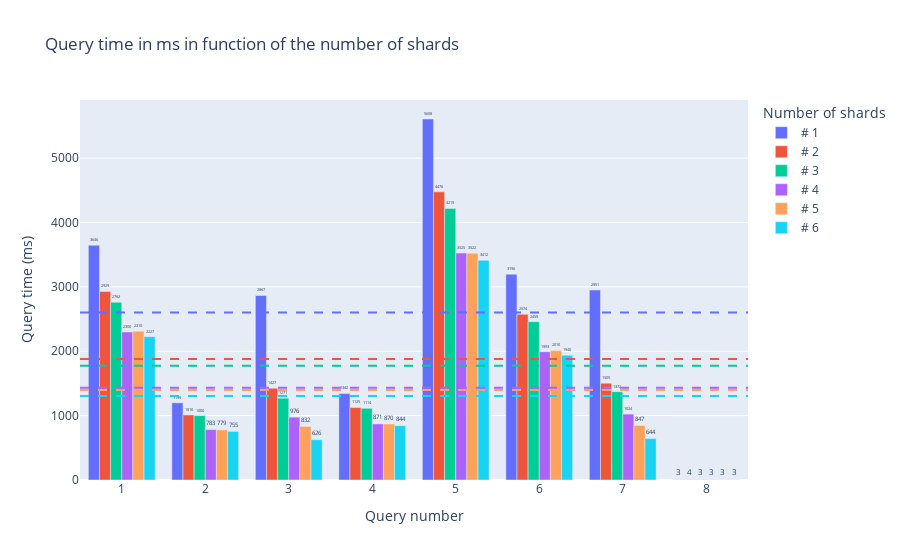

Source (notebook cell):
### Markdown cell above
# Plot shards / query

### Code cell
# Plot the results as a side by side bar chart
# Set fig size
plt.rcParams['figure.figsize'] = [10, 15]
fig = px.bar(df, x="query_number", y=cols_to_plot, barmode='group', title='Query time in ms in function of the number of shards')

# Add a horizontal line to show the average query time for each shard with a new color every time
for i in range(len(cols_to_plot)):
    color = fig.data[i].marker.color # Get the name of the color
    fig.add_hline(y=df[cols_to_plot[i]].mean(), line_dash="dash", line_color=color)
    
# Add a legend to the plot and make it say '1 shard', 2 shards', etc.
fig.update_layout(legend_title_text='Number of shards')
fig.for_each_trace(lambda trace: trace.update(name=trace.name.replace("avg_runtime_no_outliers", "# ")))

# Add a label to each bar
for i in range(len(cols_to_plot)):
    fig.data[i].text = round(df[cols_to_plot[i]])
    fig.data[i].textposition = 'outside'
    fig.data[i].textfont.size = 8

# Label the y axis
fig.update_yaxes(title_text="Query time (ms)")

# Label the x axis
fig.update_xaxes(title_text="Query number")

fig.show()

### Figure 1 — Plotly figure (JSON) as saved in the notebook; plotly's stock layout.template omitted (floating-point values rounded to 4 significant figures)
{"data": [{"alignmentgroup": "True", "hovertemplate": "variable=avg_runtime_no_outliers1<br>query_number=%{x}<br>value=%{y}<extra></extra>", "legendgroup": "avg_runtime_no_outliers1", "marker": {"color": "#636efa", "pattern": {"shape": ""}}, "name": "# 1", "offsetgroup": "avg_runtime_no_outliers1", "orientation": "v", "showlegend": true, "text": [3646, 1199, 2867, 1342, 5608, 3196, 2951, 3], "textfont": {"size": 8}, "textposition": "outside", "type": "bar", "x": [1, 2, 3, 4, 5, 6, 7, 8], "xaxis": "x", "y": [3646.0, 1199.0, 2867.0, 1342, 5608.0, 3196.0, 2951.0, 3], "yaxis": "y"}, {"alignmentgroup": "True", "hovertemplate": "variable=avg_runtime_no_outliers2<br>query_number=%{x}<br>value=%{y}<extra></extra>", "legendgroup": "avg_runtime_no_outliers2", "marker": {"color": "#EF553B", "pattern": {"shape": ""}}, "name": "# 2", "offsetgroup": "avg_runtime_no_outliers2", "orientation": "v", "showlegend": true, "text": [2929, 1010, 1427, 1125, 4476, 2574, 1505, 4], "textfont": {"size": 8}, "textposition": "outside", "type": "bar", "x": [1, 2, 3, 4, 5, 6, 7, 8], "xaxis": "x", "y": [2929.0, 1010.0, 1427, 1125.0, 4476.0, 2574.0, 1505.0, 3.625], "yaxis": "y"}, {"alignmentgroup": "True", "hovertemplate": "variable=avg_runtime_no_outliers3<br>query_number=%{x}<br>value=%{y}<extra></extra>", "legendgroup": "avg_runtime_no_outliers3", "marker": {"color": "#00cc96", "pattern": {"shape": ""}}, "name": "# 3", "offsetgroup": "avg_runtime_no_outliers3", "orientation": "v", "showlegend": true, "text": [2762, 1000, 1271, 1114, 4219, 2459, 1372, 3], "textfont": {"size": 8}, "textposition": "outside", "type": "bar", "x": [1, 2, 3, 4, 5, 6, 7, 8], "xaxis": "x", "y": [2762.0, 1000, 1271.0, 1114.0, 4219.0, 2459.0, 1372.0, 3.375], "yaxis": "y"}, {"alignmentgroup": "True", "hovertemplate": "variable=avg_runtime_no_outliers4<br>query_number=%{x}<br>value=%{y}<extra></extra>", "legendgroup": "avg_runtime_no_outliers4", "marker": {"color": "#ab63fa", "pattern": {"shape": ""}}, "name": "# 4", "offsetgroup": "avg_runtime_no_outliers4", "orientation": "v", "showlegend": true, "text": [2300, 783, 976, 871, 3525, 1993, 1024, 3], "textfont": {"size": 8}, "textposition": "outside", "type": "bar", "x": [1, 2, 3, 4, 5, 6, 7, 8], "xaxis": "x", "y": [2300.0, 783, 976.1, 871, 3525.0, 1993.0, 1024.0, 3], "yaxis": "y"}, {"alignmentgroup": "True", "hovertemplate": "variable=avg_runtime_no_outliers5<br>query_number=%{x}<br>value=%{y}<extra></extra>", "legendgroup": "avg_runtime_no_outliers5", "marker": {"color": "#FFA15A", "pattern": {"shape": ""}}, "name": "# 5", "offsetgroup": "avg_runtime_no_outliers5", "orientation": "v", "showlegend": true, "text": [2310, 779, 832, 870, 3522, 2010, 847, 3], "textfont": {"size": 8}, "textposition": "outside", "type": "bar", "x": [1, 2, 3, 4, 5, 6, 7, 8], "xaxis": "x", "y": [2310.0, 778.9, 831.8, 869.9, 3522.0, 2010.0, 847.4, 3.125], "yaxis": "y"}, {"alignmentgroup": "True", "hovertemplate": "variable=avg_runtime_no_outliers6<br>query_number=%{x}<br>value=%{y}<extra></extra>", "legendgroup": "avg_runtime_no_outliers6", "marker": {"color": "#19d3f3", "pattern": {"shape": ""}}, "name": "# 6", "offsetgroup": "avg_runtime_no_outliers6", "orientation": "v", "showlegend": true, "text": [2227, 755, 626, 844, 3412, 1940, 644, 3], "textfont": {"size": 8}, "textposition": "outside", "type": "bar", "x": [1, 2, 3, 4, 5, 6, 7, 8], "xaxis": "x", "y": [2227, 755.1, 626.4, 843.8, 3412, 1940.0, 644.2, 3], "yaxis": "y"}], "layout": {"barmode": "group", "legend": {"title": {"text": "Number of shards"}, "tracegroupgap": 0}, "shapes": [{"line": {"color": "#636efa", "dash": "dash"}, "type": "line", "x0": 0, "x1": 1, "xref": "x domain", "y0": 2602.0, "y1": 2602.0, "yref": "y"}, {"line": {"color": "#EF553B", "dash": "dash"}, "type": "line", "x0": 0, "x1": 1, "xref": "x domain", "y0": 1881.0, "y1": 1881.0, "yref": "y"}, {"line": {"color": "#00cc96", "dash": "dash"}, "type": "line", "x0": 0, "x1": 1, "xref": "x domain", "y0": 1775.0, "y1": 1775.0, "yref": "y"}, {"line": {"color": "#ab63fa", "dash": "dash"}, "type": "line", "x0": 0, "x1": 1, "xref": "x domain", "y0": 1434.0, "y1": 1434.0, "yref": "y"}, {"line": {"color": "#FFA15A", "dash": "dash"}, "type": "line", "x0": 0, "x1": 1, "xref": "x domain", "y0": 1397.0, "y1": 1397.0, "yref": "y"}, {"line": {"color": "#19d3f3", "dash": "dash"}, "type": "line", "x0": 0, "x1": 1, "xref": "x domain", "y0": 1306.0, "y1": 1306.0, "yref": "y"}], "title": {"text": "Query time in ms in function of the number of shards"}, "xaxis": {"anchor": "y", "domain": [0, 1], "title": {"text": "Query number"}}, "yaxis": {"anchor": "x", "domain": [0, 1], "title": {"text": "Query time (ms)"}}}}
